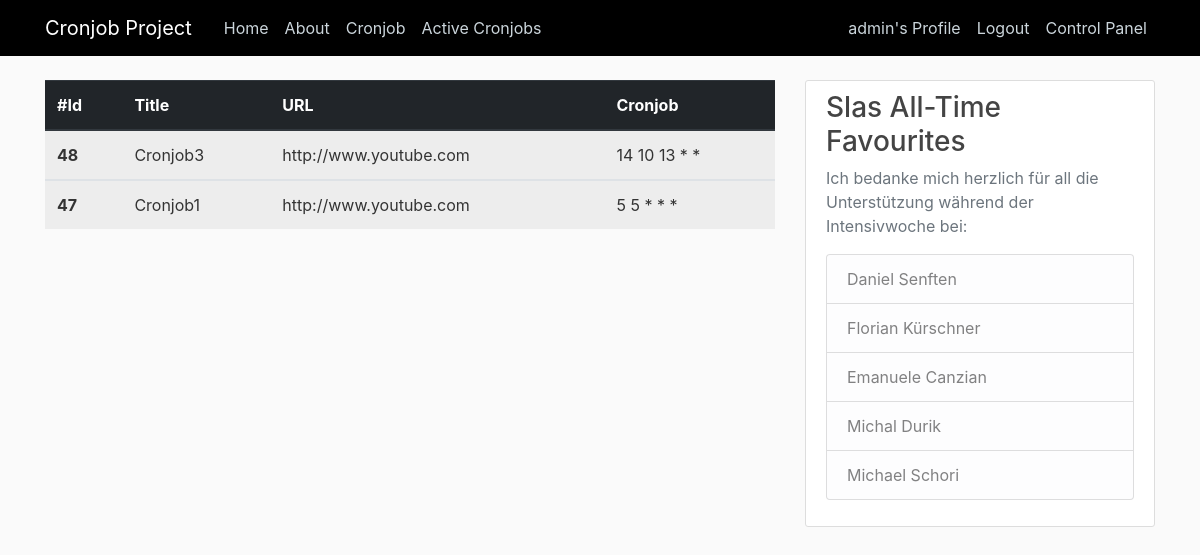
/crontable/ (signed in), run on an earlier commit of the app's database.
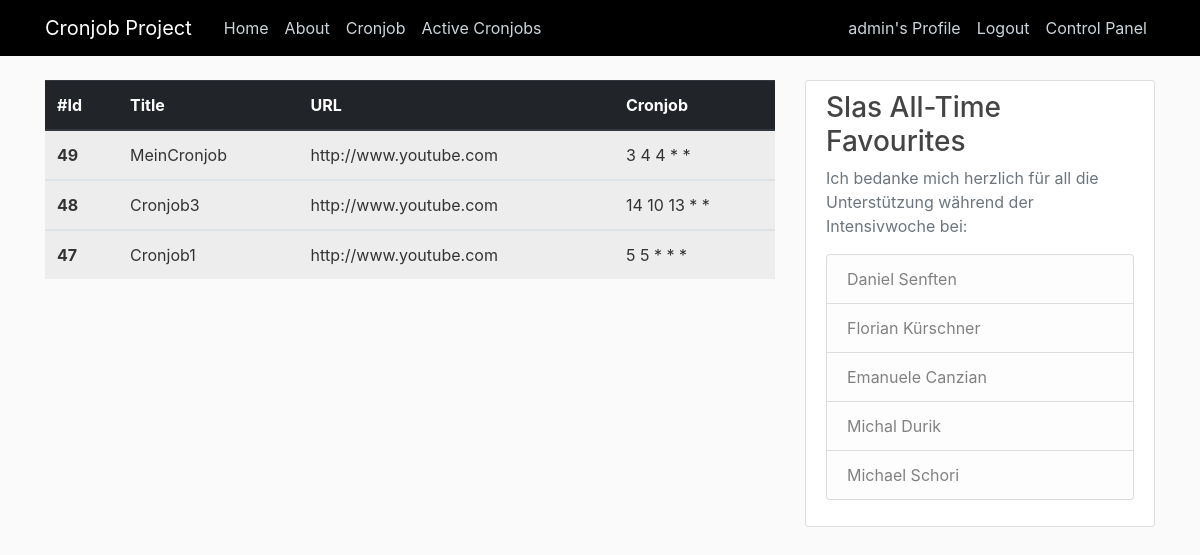
And on a later commit of the database.
### my_app/models.py (models this page shows, shortened)
class Cronjob(models.Model):
    user = models.ForeignKey(User, on_delete=models.CASCADE, default='1')
    title = models.CharField(max_length=128, null=False, default='')
    url = models.URLField(max_length=255, null=False, default='')
    authentification = models.BooleanField(default=False, null=True)
    username = models.CharField(max_length=30, null=True, default='')
    password = models.CharField(max_length=30, null=True, default='')
    day = models.CharField(max_length=3, default=0)
    hour = models.CharField(max_length=3, default=0)
    minute = models.CharField(max_length=3, default=0)
    cronjob = models.CharField(max_length=5,null=False,default="* * * * *")
    class Meta:
        ordering = ['-id']

### my_app/views.py (the view)
# urls.py: path('crontable/', views.crontable, name='crontable')
def crontable(request):
    all_user_records = Cronjob.objects.filter(user_id=request.user.id)
    return render(request, 'cronjobtemplates/crontable.html', {'all_records': all_user_records})

### my_app/templates/cronjobtemplates/crontable.html (shortened to what this page needs)
{% extends 'cronjobtemplates/base.html' %}
{% block content %}
{% if all_records %}
<table class="table table-striped">
  <thead class="thead-dark">
    <tr>
      <th scope="col">#Id</th>
      <th scope="col">Title</th>
      <th scope="col">URL</th>
      <th scope="col">Cronjob</th>
    </tr>
  </thead>
    {% for record in all_records %}
  <tbody>
    <tr>
      <th scope="row"> {{ record.id }}</th>
      <td>{{ record.title }}</td>
      <td>{{ record.url }}</td>
      <td>{{ record.cronjob }}</td>
    </tr>
  </tbody>
    {% endfor %}
</table>
{% endif %}
{% endblock content %}

What changed in the data, as far as the page shows it:
added Cronjob: id "49", title "MeinCronjob", url "http://www.youtube.com", cronjob "3 4 4 * *"
